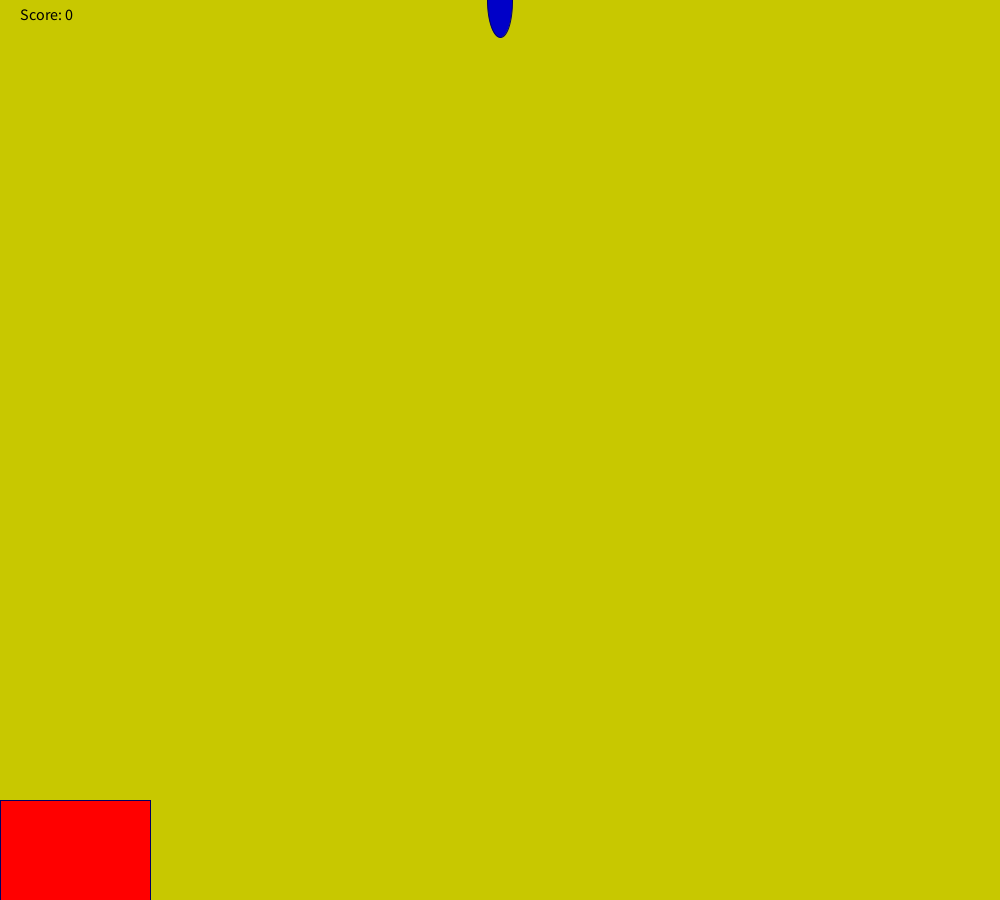
Frame 1 (no input)
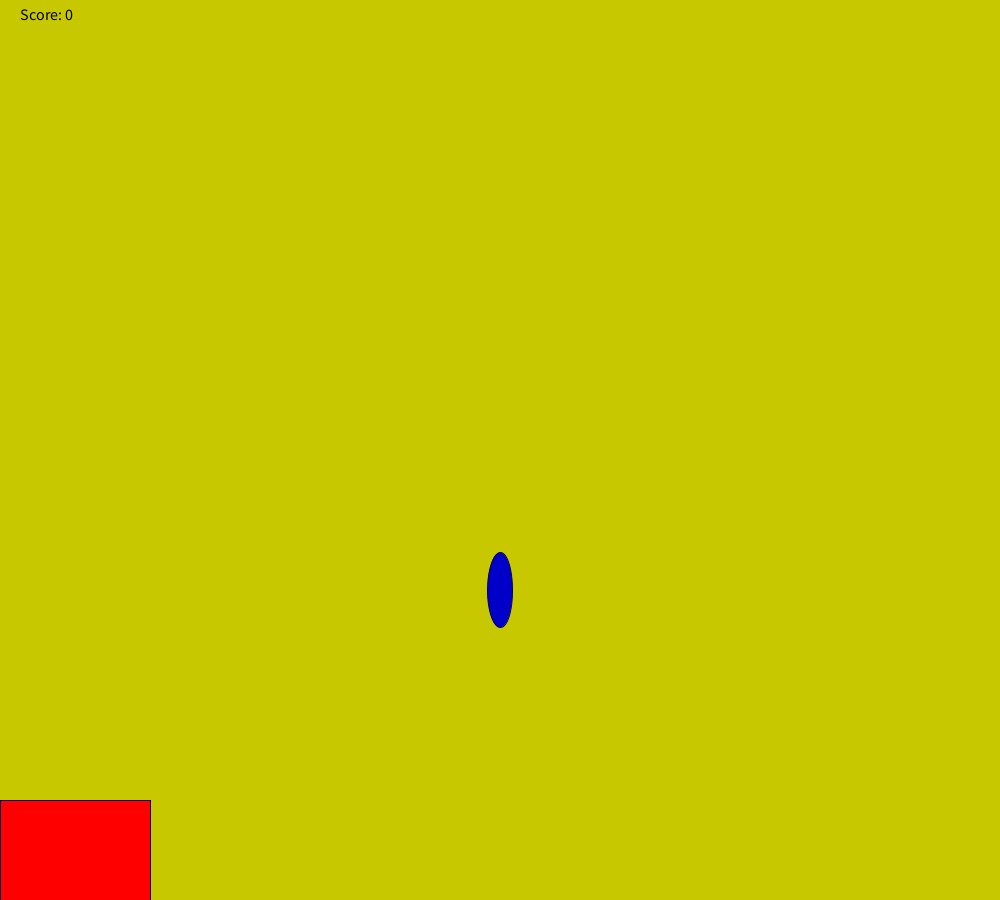
Frame 60 (the mouse pressed at the canvas centre just before this capture)
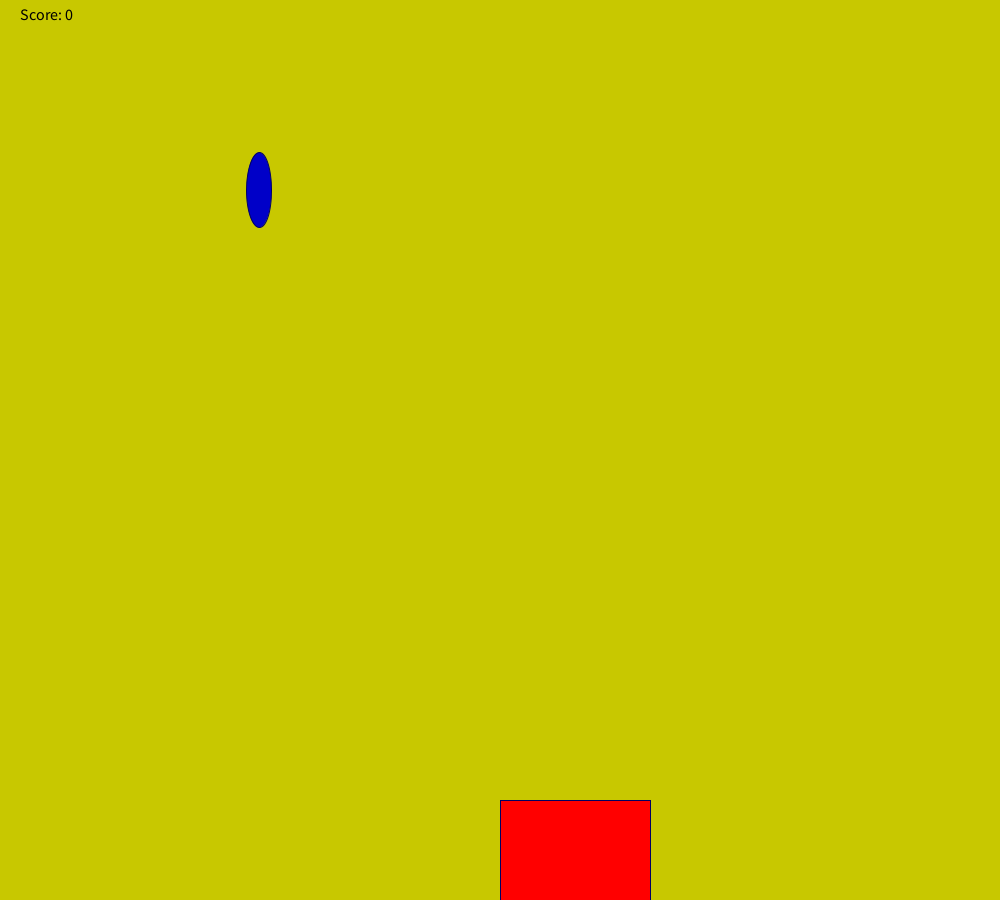
Frame 120 (the mouse held since frame 60 and released just before this capture)

The Processing sketch that drew these frames (run headless with seeded random() and noise(); from frame 60 on, the mouse is pressed at the canvas centre):

// Processing sketch: Rain_Game
// ── Rain_Game.pde
int y=0;
int x=500;
int rand=(int) random(1000);
int score=0;
void setup(){
  size(1000,900);
}
void draw(){
  background(200,200,0);
  fill(0,0,200);
  stroke(0,0,100);
  ellipse(x,y,25,75);
  fill(255,0,0);
  rect(mouseX, 800, 150, 100);
  y+=10;
  if(y==1000){
    checkCatch(x);
    rand=(int) random(1000);
    y=0;
    x=rand;
  }
  fill(0,0,0);
  textSize(16);
  text("Score: " + score, 20 ,20);
}
void checkCatch(int number){
  if (number>mouseX && number<mouseX+150){
    score++;
  }
  else if (score>0){
    score--;
  }
  println("Your score is now: " +score);
}
